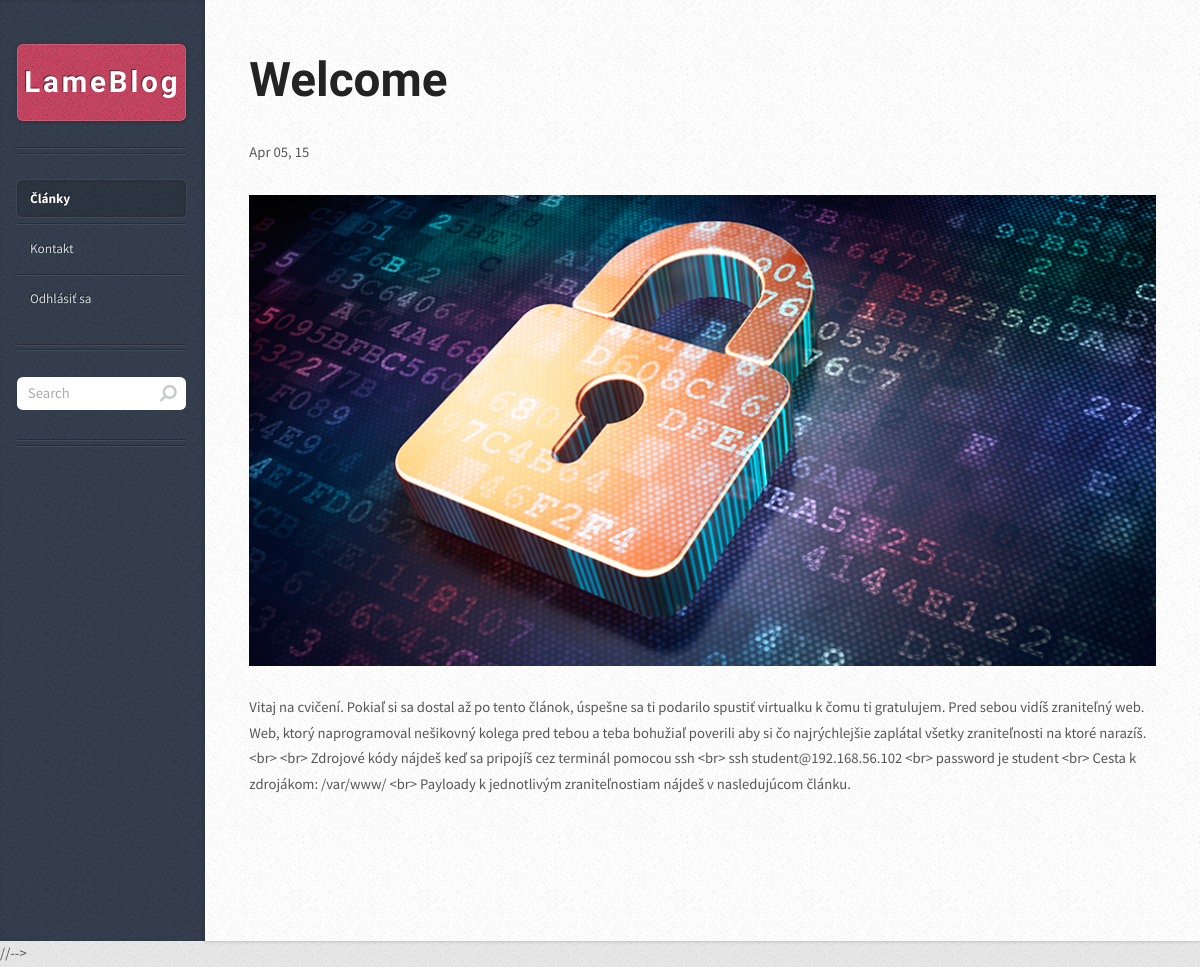
The page /www-solution/index.php?id=5 (signed in) on the database its author committed.
### tables this page shows
CREATE TABLE `articles` (
  `id` int(11) NOT NULL AUTO_INCREMENT,
  `title` varchar(512) NOT NULL,
  `content` text NOT NULL,
  `date` timestamp NOT NULL DEFAULT CURRENT_TIMESTAMP ON UPDATE CURRENT_TIMESTAMP,
  `author` int(11) NOT NULL,
  `status` int(11) NOT NULL DEFAULT '1',
  PRIMARY KEY (`id`)
);

### www-solution/content/home.php (the view)
<?php
include_once(__DIR__.DIRECTORY_SEPARATOR.'../include/db.php');
?>
<?php
function replace_n($str){
$order   = array('\n');
$replace = '<br>';
return $newstr = str_replace($order, $replace, $str);
}
function replace_br($str){
$order   = array("<br>");
$replace = '\n';
return $newstr = str_replace($order, $replace, $str);
}
if(@$_GET['id']<=0) {
    $articles = $db->query("SELECT * FROM articles WHERE status=1 ORDER BY id DESC");
    while ($article = $articles->fetch_array(MYSQL_ASSOC)) {
        echo '<article class="box post post-excerpt">
        <header>
            <h2><a href="./index.php?id='.$article['id'].'">' . $article['title'] . '</a></h2>
        </header>
        <div class="info">
            <span class="date"><span class="month">' . date("M", strtotime($article['date'])) . '</span> <span class="day">' . date("d", strtotime($article['date'])) . '</span><span class="year">, ' . date("y", strtotime($article['date'])) . '</span></span>
        </div>
        <a href="#" class="image featured"><img src="images/pic01.jpg" alt="" /></a>';
        $replaced_placeholder = replace_br($article['content']);
        $new = htmlspecialchars($replaced_placeholder,ENT_QUOTES);
	$replaced_n = replace_n($new);
        echo $replaced_n;
     echo '</article>';
    }
}else{
    $articles = $db->query("SELECT * FROM articles WHERE id='".$db->real_escape_string($_GET['id'])."'");
    $article = $articles->fetch_array(MYSQL_ASSOC);
        echo '<article class="box post post-excerpt">
        <header>
            <h2><a href="#">' . $article['title'] . '</a></h2>
        </header>
        <div class="info">
            <span class="date"><span class="month">' . date("M", strtotime($article['date'])) . '</span> <span class="day">' . date("d", strtotime($article['date'])) . '</span><span class="year">, ' . date("y", strtotime($article['date'])) . '</span></span>
        </div>
        <a href="#" class="image featured"><img src="images/pic01.jpg" alt="" /></a>';
        $replaced_placeholder = replace_br($article['content']);
        $new = htmlspecialchars($replaced_placeholder,ENT_QUOTES);
        $replaced_n = replace_n($new);
        echo $replaced_n;
   echo  '</article>';
}
?>

### www-solution/css/style.css (style rules this page uses)
body { background-color: #e8e8e8; background-image: url('images/bg02.png'); }
body,input,textarea,select { font-family: 'Source Sans Pro', sans-serif; font-weight: 400; color: #565656; }
a { color: #c94663; }
h2,h3,h4,h5,h6 { font-family: 'Open Sans Condensed', sans-serif; font-weight: 700; color: #232323; }
h2 a, h4 a, h5 a, h6 a { text-decoration: none; color: inherit; }
header { margin: 0 0 2em 0; }
section, article { margin-bottom: 3em; }
section > :last-child, article > :last-child { margin-bottom: 0; }
section:last-child, article:last-child { margin-bottom: 0; }
.image { display: inline-block; }
.image img { display: block; width: 100%; }
.image.featured { display: block; width: 100%; margin: 0 0 2em 0; }
.box.post { position: relative; }

### www-solution/css/style-desktop.css (style rules this page uses)
body { height: 100%; }
body,input,textarea,select { line-height: 1.75em; }
h2 { font-size: 1.2em; }

### www-solution/css/style-narrow.css (style rules this page uses)
body { min-width: 1000px; }
body,input,textarea,select { font-size: 11pt; }
.box.post h2 { font-size: 3.25em; line-height: 1.25em; }
.box.post header { padding: 1.5em 0 0 0; margin: 0 0 3em 0; }
.box.post .info { width: 100%; padding: 1em 0 0 0; position: relative; top: -2em; }
.box.post .info .date { display: inline; }

### rows shown on the page
articles: title "Welcome", date "Apr", date "05", date "15", content "Vitaj na cvičení. Pokiaľ si sa dostal až po tento článok, úspešne sa ti podarilo spustiť virtualku k čomu ti gratulujem. Pred sebou vidíš zraniteľný web. Web, ktorý naprogramoval nešikovný kolega pred tebou a teba bohužiaľ poverili aby si čo najrýchlejšie zaplátal všetky zraniteľnosti na ktoré narazíš. <br> <br> Zdrojové kódy nájdeš keď sa pripojíš cez terminál pomocou ssh <br> ssh student@192.168.56.102 <br> password je student <br> Cesta k zdrojákom: /var/www/ <br> Payloady k jednotlivým zraniteľnostiam nájdeš v nasledujúcom článku."
